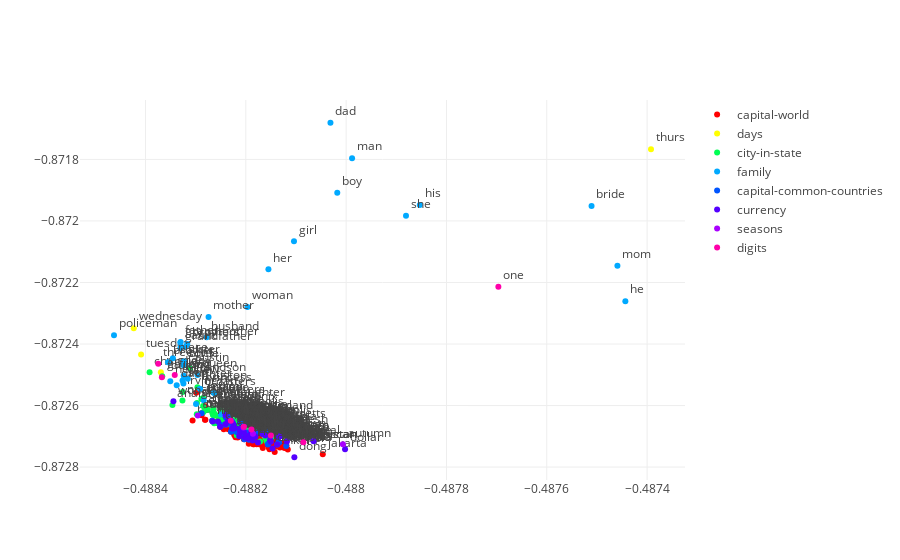

The notebook cell this image was saved under:
### Code cell
plot_embeddings(emnlp_wv, labeled_word_dict, ratio_words=1)

### Figure 1 — Plotly figure (JSON) as saved in the notebook; plotly's stock layout.template omitted (floating-point values rounded to 4 significant figures; data arrays with more than 128 entries replaced by an {"elided": "..."} marker saying what was removed)
{"data": [{"marker": {"color": "rgb(255, 0, 0)"}, "mode": "markers+text", "name": "capital-world", "text": {"elided": "159 str values"}, "textposition": "top right", "type": "scatter", "x": {"elided": "159 float values"}, "y": {"elided": "159 float values"}}, {"marker": {"color": "rgb(255, 255, 0)"}, "mode": "markers+text", "name": "days", "text": ["tuesday", "monday", "friday", "wednesday", "thursday"], "textposition": "top right", "type": "scatter", "x": [-0.4884, -0.4884, -0.4883, -0.4884, -0.4874], "y": [-0.8724, -0.8725, -0.8726, -0.8723, -0.8718]}, {"marker": {"color": "rgb(0, 255, 84)"}, "mode": "markers+text", "name": "city-in-state", "text": ["tulsa", "phoenix", "tucson", "irvine", "detroit", "minnesota", "oklahoma", "honolulu", "nevada", "anchorage", "houston", "arlington", "memphis", "sacramento", "anaheim", "tennessee", "garland", "dallas", "georgia", "pennsylvania", "worcester", "kansas", "california", "henderson", "pittsburgh", "denver", "ohio", "nashville", "orlando", "colorado", "louisiana", "wisconsin", "spokane", "akron", "toledo", "tacoma", "illinois", "seattle", "minneapolis", "omaha", "philadelphia", "massachusetts", "cleveland", "lexington", "hawaii", "louisville", "kentucky", "indianapolis", "texas", "michigan", "milwaukee", "tampa", "boston", "chandler", "florida", "portland", "wichita", "austin", "mesa", "atlanta", "nebraska", "reno", "cincinnati", "stockton", "jacksonville", "irving", "chicago", "fresno", "arizona", "alabama", "madison", "oakland", "baltimore", "washington", "oregon", "alaska", "indiana", "miami", "maryland"], "textposition": "top right", "type": "scatter", "x": [-0.4883, -0.4882, -0.4883, -0.4883, -0.4883, -0.4882, -0.4882, -0.4882, -0.4882, -0.4882, -0.4883, -0.4882, -0.4882, -0.4882, -0.4883, -0.4882, -0.4884, -0.4882, -0.4882, -0.4882, -0.4882, -0.4883, -0.4882, -0.4882, -0.4883, -0.4883, -0.4882, -0.4883, -0.4883, -0.4882, -0.4882, -0.4882, -0.4882, -0.4882, -0.4883, -0.4882, -0.4882, -0.4882, -0.4882, -0.4882, -0.4882, -0.4882, -0.4883, -0.4882, -0.4881, -0.4883, -0.4882, -0.4883, -0.4882, -0.4882, -0.4883, -0.4883, -0.4883, -0.4884, -0.4882, -0.4882, -0.4882, -0.4883, -0.4882, -0.4883, -0.4882, -0.4883, -0.4883, -0.4882, -0.4882, -0.4883, -0.4882, -0.4883, -0.4883, -0.4882, -0.4882, -0.4883, -0.4882, -0.4882, -0.4882, -0.4882, -0.4882, -0.4883, -0.4882], "y": [-0.8727, -0.8726, -0.8727, -0.8726, -0.8726, -0.8727, -0.8726, -0.8727, -0.8727, -0.8727, -0.8725, -0.8727, -0.8726, -0.8727, -0.8726, -0.8727, -0.8725, -0.8726, -0.8727, -0.8727, -0.8727, -0.8726, -0.8727, -0.8726, -0.8726, -0.8726, -0.8727, -0.8726, -0.8726, -0.8727, -0.8727, -0.8727, -0.8727, -0.8727, -0.8727, -0.8727, -0.8727, -0.8726, -0.8727, -0.8727, -0.8727, -0.8727, -0.8726, -0.8727, -0.8727, -0.8727, -0.8726, -0.8726, -0.8727, -0.8727, -0.8727, -0.8726, -0.8726, -0.8725, -0.8727, -0.8726, -0.8727, -0.8725, -0.8727, -0.8726, -0.8727, -0.8726, -0.8726, -0.8727, -0.8727, -0.8726, -0.8727, -0.8726, -0.8726, -0.8727, -0.8726, -0.8726, -0.8726, -0.8727, -0.8727, -0.8727, -0.8726, -0.8726, -0.8726]}, {"marker": {"color": "rgb(0, 169, 255)"}, "mode": "markers+text", "name": "family", "text": ["sister", "aunt", "woman", "girl", "sisters", "bride", "princess", "his", "nephew", "granddaughter", "sons", "dad", "boy", "father", "daughter", "her", "uncle", "grandmother", "husband", "son", "mom", "grandson", "queen", "policeman", "wife", "grandfather", "brother", "she", "king", "mother", "brothers", "niece", "man", "prince", "daughters", "he"], "textposition": "top right", "type": "scatter", "x": [-0.4883, -0.4883, -0.4882, -0.4881, -0.4883, -0.4875, -0.4883, -0.4879, -0.4884, -0.4883, -0.4883, -0.488, -0.488, -0.4883, -0.4883, -0.4882, -0.4883, -0.4883, -0.4883, -0.4883, -0.4875, -0.4883, -0.4883, -0.4885, -0.4883, -0.4883, -0.4884, -0.4879, -0.4883, -0.4883, -0.4883, -0.4883, -0.488, -0.4882, -0.4883, -0.4874], "y": [-0.8725, -0.8724, -0.8723, -0.8721, -0.8726, -0.872, -0.8725, -0.8719, -0.8725, -0.8726, -0.8725, -0.8717, -0.8719, -0.8724, -0.8725, -0.8722, -0.8725, -0.8724, -0.8724, -0.8725, -0.8721, -0.8725, -0.8725, -0.8724, -0.8725, -0.8724, -0.8725, -0.872, -0.8725, -0.8723, -0.8724, -0.8724, -0.8718, -0.8726, -0.8726, -0.8723]}, {"marker": {"color": "rgb(0, 85, 255)"}, "mode": "markers+text", "name": "capital-common-countries", "text": ["havana", "vietnam", "bangkok", "berlin", "pakistan", "athens", "japan", "london", "paris", "oslo", "england", "tokyo", "china", "ottawa", "canberra", "stockholm", "finland", "canada", "australia", "egypt", "iraq", "beijing", "moscow", "afghanistan", "rome", "tehran", "greece", "switzerland", "norway", "baghdad", "germany", "madrid", "spain", "france", "helsinki", "thailand", "kabul", "sweden", "italy", "cairo", "russia", "cuba", "iran", "bern"], "textposition": "top right", "type": "scatter", "x": [-0.4882, -0.4881, -0.4882, -0.4883, -0.4882, -0.4882, -0.4882, -0.4882, -0.4882, -0.4882, -0.4882, -0.4882, -0.4881, -0.4882, -0.4882, -0.4882, -0.4883, -0.4882, -0.4882, -0.4882, -0.4881, -0.4882, -0.4882, -0.4881, -0.4882, -0.4882, -0.4882, -0.4882, -0.4882, -0.4882, -0.4882, -0.4883, -0.4882, -0.4882, -0.4882, -0.4882, -0.4882, -0.4882, -0.4882, -0.4882, -0.4882, -0.4882, -0.4881, -0.4882], "y": [-0.8727, -0.8727, -0.8727, -0.8727, -0.8727, -0.8727, -0.8727, -0.8726, -0.8727, -0.8727, -0.8727, -0.8727, -0.8727, -0.8727, -0.8727, -0.8726, -0.8726, -0.8727, -0.8727, -0.8727, -0.8727, -0.8727, -0.8727, -0.8727, -0.8727, -0.8727, -0.8727, -0.8727, -0.8727, -0.8727, -0.8727, -0.8726, -0.8727, -0.8727, -0.8727, -0.8727, -0.8727, -0.8727, -0.8727, -0.8727, -0.8727, -0.8727, -0.8727, -0.8727]}, {"marker": {"color": "rgb(84, 0, 255)"}, "mode": "markers+text", "name": "currency", "text": ["mexico", "algeria", "euro", "latvia", "brazil", "india", "poland", "europe", "real", "romania", "lithuania", "thailand", "dollar", "dong", "won", "armenia", "croatia", "canada", "nigeria", "angola", "bulgaria", "japan", "vietnam", "iran", "hungary", "malaysia", "denmark", "cambodia", "russia", "argentina", "sweden", "ukraine", "korea", "macedonia", "usa"], "textposition": "top right", "type": "scatter", "x": [-0.4883, -0.4882, -0.4882, -0.4882, -0.4882, -0.4882, -0.4882, -0.4881, -0.4881, -0.4883, -0.4882, -0.4882, -0.488, -0.4881, -0.4883, -0.4882, -0.4883, -0.4882, -0.4882, -0.4882, -0.4882, -0.4882, -0.4881, -0.4881, -0.4882, -0.4882, -0.4882, -0.4881, -0.4882, -0.4882, -0.4882, -0.4882, -0.4882, -0.4882, -0.4882], "y": [-0.8727, -0.8727, -0.8726, -0.8727, -0.8727, -0.8727, -0.8727, -0.8727, -0.8727, -0.8727, -0.8727, -0.8727, -0.8727, -0.8728, -0.8726, -0.8727, -0.8727, -0.8727, -0.8727, -0.8727, -0.8727, -0.8727, -0.8727, -0.8727, -0.8726, -0.8727, -0.8727, -0.8727, -0.8727, -0.8727, -0.8727, -0.8727, -0.8727, -0.8727, -0.8727]}, {"marker": {"color": "rgb(169, 0, 255)"}, "mode": "markers+text", "name": "seasons", "text": ["winter", "summer", "autumn", "spring"], "textposition": "top right", "type": "scatter", "x": [-0.4882, -0.4883, -0.488, -0.4882], "y": [-0.8727, -0.8726, -0.8727, -0.8727]}, {"marker": {"color": "rgb(255, 0, 170)"}, "mode": "markers+text", "name": "digits", "text": ["two", "three", "four", "one", "five", "eight", "six", "seven", "nine"], "textposition": "top right", "type": "scatter", "x": [-0.4881, -0.4884, -0.4884, -0.4877, -0.4883, -0.4882, -0.4881, -0.4882, -0.4882], "y": [-0.8727, -0.8725, -0.8725, -0.8722, -0.8725, -0.8727, -0.8727, -0.8727, -0.8726]}], "layout": {}}
